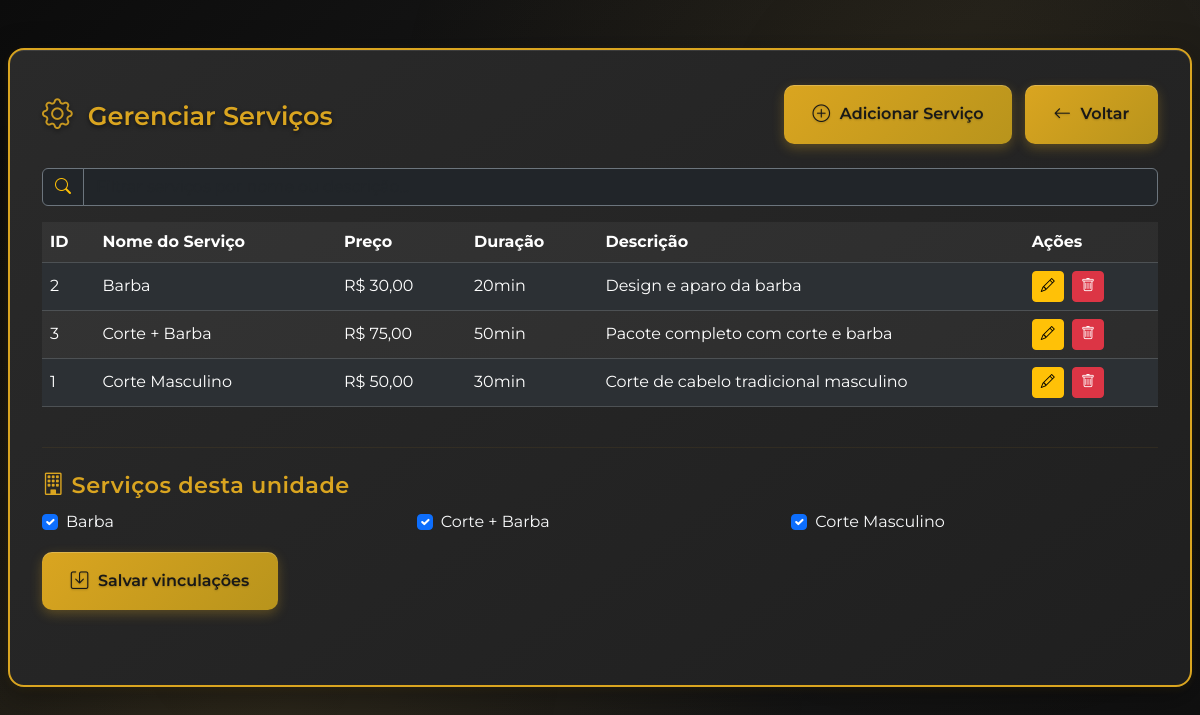
Page /admin/gerenciar_servicos.php (signed in) on the committed database.
### tables this page shows
CREATE TABLE IF NOT EXISTS `Servico` (
  `idServico` INT NOT NULL AUTO_INCREMENT,
  `nomeServico` VARCHAR(100) NOT NULL,
  `descricaoServico` VARCHAR(255) NOT NULL,
  `duracaoPadrao` INT NOT NULL,
  `precoServico` DECIMAL(10,2) NOT NULL,
  PRIMARY KEY (`idServico`));

### includes/helpers.php (called while the page is built)
<?php
if (!function_exists('bb_format_minutes')) {
    function bb_format_minutes($m) {
        $m = (int)$m;
        if ($m < 60) return $m . 'min';
        $h = intdiv($m, 60);
        $rem = $m % 60;
        return $h . 'h ' . $rem . 'min';
    }
}

### admin/gerenciar_servicos.php (the view, shortened to what this page needs)
<?php
include_once "../includes/helpers.php";
$bd = new Banco();
$conn = $bd->getConexao();
$admin_id = $_SESSION['usuario_id'];
$sqlUni = $conn->prepare("SELECT Unidade_idUnidade FROM Administrador WHERE idAdministrador = ?");
$sqlUni->bind_param("i", $admin_id);
$sqlUni->execute();
$sqlUni->bind_result($unidade_id);
$servicos = [];
$result = $conn->query("SELECT idServico, nomeServico, descricaoServico, precoServico, duracaoPadrao FROM Servico ORDER BY nomeServico");
while ($row = $result->fetch_assoc()) {
    $servicos[] = $row;
}
$servicosUnidade = [];
if (!empty($unidade_id)) {
    $resSu = $conn->prepare("SELECT Servico_idServico FROM Unidade_has_Servico WHERE Unidade_idUnidade = ?");
    $resSu->bind_param("i", $unidade_id);
    $resSu->execute();
    $rsu = $resSu->get_result();
    while ($row = $rsu->fetch_assoc()) { $servicosUnidade[] = (int)$row['Servico_idServico']; }
}
?>
<!DOCTYPE html>
<html lang="pt-br">
<head>
    <link rel="stylesheet" href="dashboard_admin.css">
    <link href="https://cdn.jsdelivr.net/npm/bootstrap@5.3.2/dist/css/bootstrap.min.css" rel="stylesheet">
    <link href="https://cdn.jsdelivr.net/npm/bootstrap-icons@1.11.1/font/bootstrap-icons.css" rel="stylesheet">
</head>
<body class="dashboard-admin">
    <div class="container py-5">
        <div class="toast-container position-fixed top-0 start-50 translate-middle-x p-3 bb-toast-container" id="toast-msg-container"></div>
        <div class="row">
            <div class="col-12">
                <div class="dashboard-card">
                    <div class="d-flex justify-content-between align-items-center mb-4">
                        <h2 class="dashboard-title mb-0"><i class="bi bi-gear"></i> Gerenciar Serviços</h2>
                        <div>
                            <button type="button" class="dashboard-action me-2" data-bs-toggle="modal" data-bs-target="#modalAdicionar">
                                <i class="bi bi-plus-circle"></i> Adicionar Serviço
                            </button>
                            <a href="index_admin.php" class="dashboard-action"><i class="bi bi-arrow-left"></i> Voltar</a>
                        </div>
                    </div>
                    <div class="input-group mb-3">
                        <span class="input-group-text bg-dark text-warning border-secondary"><i class="bi bi-search"></i></span>
                        <input type="text" id="filtro-servicos" class="form-control bg-dark text-light border-secondary" placeholder="Filtrar serviços por nome ou descrição...">
                    </div>
                    <div class="table-responsive">
                        <table id="tabela-servicos" class="table table-dark table-striped align-middle">
                            <thead>
                                <tr>
                                    <th>ID</th>
                                    <th>Nome do Serviço</th>
                                    <th>Preço</th>
                                    <th>Duração</th>
                                    <th>Descrição</th>
                                    <th>Ações</th>
                                </tr>
                            </thead>
                            <tbody>
                                <?php foreach ($servicos as $servico): ?>
                                    <tr>
                                        <td><?= $servico['idServico'] ?></td>
                                        <td><?= htmlspecialchars($servico['nomeServico']) ?></td>
                                        <td>R$ <?= number_format($servico['precoServico'], 2, ',', '.') ?></td>
                                        <td><?= bb_format_minutes((int)$servico['duracaoPadrao']) ?></td>
                                        <td class="text-truncate" style="max-width:280px;" title="<?= htmlspecialchars($servico['descricaoServico']) ?>"><?= htmlspecialchars($servico['descricaoServico']) ?></td>
                                        <td>
                                            <button type="button" class="btn btn-warning btn-sm me-1" onclick="editarServico(<?= $servico['idServico'] ?>, '<?= htmlspecialchars($servico['nomeServico']) ?>', <?= $servico['precoServico'] ?>, <?= (int)$servico['duracaoPadrao'] ?>, '<?= htmlspecialchars($servico['descricaoServico']) ?>')">
                                                <i class="bi bi-pencil"></i>
                                            </button>
                                            <button type="button" class="btn btn-danger btn-sm" onclick="deletarServico(<?= $servico['idServico'] ?>, '<?= htmlspecialchars($servico['nomeServico']) ?>')">
                                                <i class="bi bi-trash"></i>
                                            </button>
                                        </td>
                                    </tr>
                                <?php endforeach; ?>
                            </tbody>
                        </table>
                    </div>
                    <?php if (!empty($unidade_id)): ?>
                    <hr class="my-4" style="border-color: rgba(218,165,32,0.3);">
                    <h5 class="dashboard-section-title"><i class="bi bi-building"></i> Serviços desta unidade</h5>
                    <form method="POST" class="mb-2">
                        <div class="row g-2">
                            <?php foreach ($servicos as $servico): $sid=(int)$servico['idServico']; $chk=in_array($sid, $servicosUnidade); ?>
                                <div class="col-12 col-md-6 col-lg-4">
                                    <div class="form-check text-light">
                                        <input class="form-check-input" type="checkbox" id="su_<?= $sid ?>" name="servicos_unidade[]" value="<?= $sid ?>" <?= $chk? 'checked' : '' ?>>
                                        <label class="form-check-label" for="su_<?= $sid ?>"><?= htmlspecialchars($servico['nomeServico']) ?></label>
                                    </div>
                                </div>
                            <?php endforeach; ?>
                        </div>
                        <div class="mt-3">
                            <button type="submit" class="dashboard-action"><i class="bi bi-save"></i> Salvar vinculações</button>
                        </div>
                    </form>
                    <?php endif; ?>
                </div>
            </div>
        </div>
    </div>
</body>
</html>

### admin/dashboard_admin.css (style rules this page uses)
.dashboard-admin { background: linear-gradient(135deg, #0c0c0c 0%, #1a1a1a 50%, #0f0f0f 100%); min-height: 100vh; color: #fff; font-family: 'Montserrat', sans-serif; position: relative; overflow-x: hidden; }
.dashboard-admin::before { content: ''; position: fixed; top: 0; left: 0; width: 100%; height: 100%; background: radial-gradient(circle at 20% 80%, rgba(218,165,32,0.1) 0%, transparent 50%), radial-gradient(circle at 80% 20%, rgba(218,165,32,0.08) 0%, transparent 50%); z-index: -1; animation: subtle-pulse 8s ease-in-out infinite alternate; }
.dashboard-admin .container { position: relative; z-index: 1; max-width: 1200px; margin: 0 auto; padding: 0 0.5rem; }
.dashboard-admin .dashboard-card { background: linear-gradient(145deg, #2a2a2a 0%, #1f1f1f 100%); border-radius: 16px; box-shadow: 0 8px 32px rgba(0,0,0,0.4), 0 2px 8px rgba(218,165,32,0.1), inset 0 1px 0 rgba(255,255,255,0.1); padding: 2.2rem 2rem; margin-bottom: 2rem; border: 2px solid #daa520; backdrop-filter: blur(10px); transition: all 0.3s cubic-bezier(0.4, 0, 0.2, 1); position: relative; overflow: hidden; display: flex; flex-direction: column; justify-content: flex-start; height: 100%; }
.dashboard-admin .dashboard-card::before { content: ''; position: absolute; top: 0; left: -100%; width: 100%; height: 100%; background: linear-gradient(90deg, transparent, rgba(218,165,32,0.1), transparent); transition: left 0.5s; }
.dashboard-admin .dashboard-title { color: #daa520; font-size: 1.6rem; font-weight: 600; margin-bottom: 1.5rem; text-shadow: 0 2px 4px rgba(0,0,0,0.5); position: relative; }
.dashboard-admin .dashboard-title i { margin-right: 0.5rem; font-size: 1.2em; opacity: 0.9; }
.dashboard-admin .dashboard-section-title { font-size: 1.4rem; font-weight: 600; color: #daa520; margin-bottom: 0.7rem; letter-spacing: 0.5px; }
.dashboard-admin .dashboard-action { background: linear-gradient(135deg, #daa520 0%, #b8941c 100%); color: #000; border: none; border-radius: 10px; padding: 1rem 1.8rem; font-size: 1rem; font-weight: 600; transition: all 0.3s cubic-bezier(0.4, 0, 0.2, 1); cursor: pointer; text-decoration: none; display: inline-flex; align-items: center; gap: 0.6rem; position: relative; overflow: hidden; box-shadow: 0 4px 12px rgba(218,165,32,0.3), inset 0 1px 0 rgba(255,255,255,0.2); text-shadow: 0 1px 2px rgba(0,0,0,0.2); }
.dashboard-admin .dashboard-action::before { content: ''; position: absolute; top: 0; left: -100%; width: 100%; height: 100%; background: linear-gradient(90deg, transparent, rgba(255,255,255,0.2), transparent); transition: left 0.5s; }
.dashboard-admin .dashboard-action i { font-size: 1.1em; transition: transform 0.3s ease; }
.dashboard-admin .dashboard-card { animation: slideInUp 0.6s ease-out; }
.dashboard-admin .dashboard-card:nth-child(1) { animation-delay: 0.1s; }
.dashboard-admin .table-responsive { overflow-x: auto !important; }
.dashboard-admin table.table { min-width: 800px; table-layout: auto; }
.dashboard-admin table.table td:last-child { white-space: nowrap; }

### admin/gerenciar_servicos.php (style rules this page uses)
.form-control { background: rgba(255,255,255,0.1); border: 1px solid rgba(218,165,32,0.3); color: #fff; }
.table-dark { --bs-table-bg: rgba(255,255,255,0.05); }
.table-responsive { overflow-x:auto !important; }
.table { min-width: 800px; table-layout: auto; }
.table td:last-child { white-space: nowrap; }

### rows in the picture
servico: idServico "2", nomeServico "Barba", precoServico "30,00", duracaoPadrao "20min", descricaoServico "Design e aparo da barba", idServico "☑"
servico: idServico "3", nomeServico "Corte + Barba", precoServico "75,00", duracaoPadrao "50min", descricaoServico "Pacote completo com corte e barba", idServico "☑"
servico: idServico "1", nomeServico "Corte Masculino", precoServico "50,00", duracaoPadrao "30min", descricaoServico "Corte de cabelo tradicional masculino", idServico "☑"
